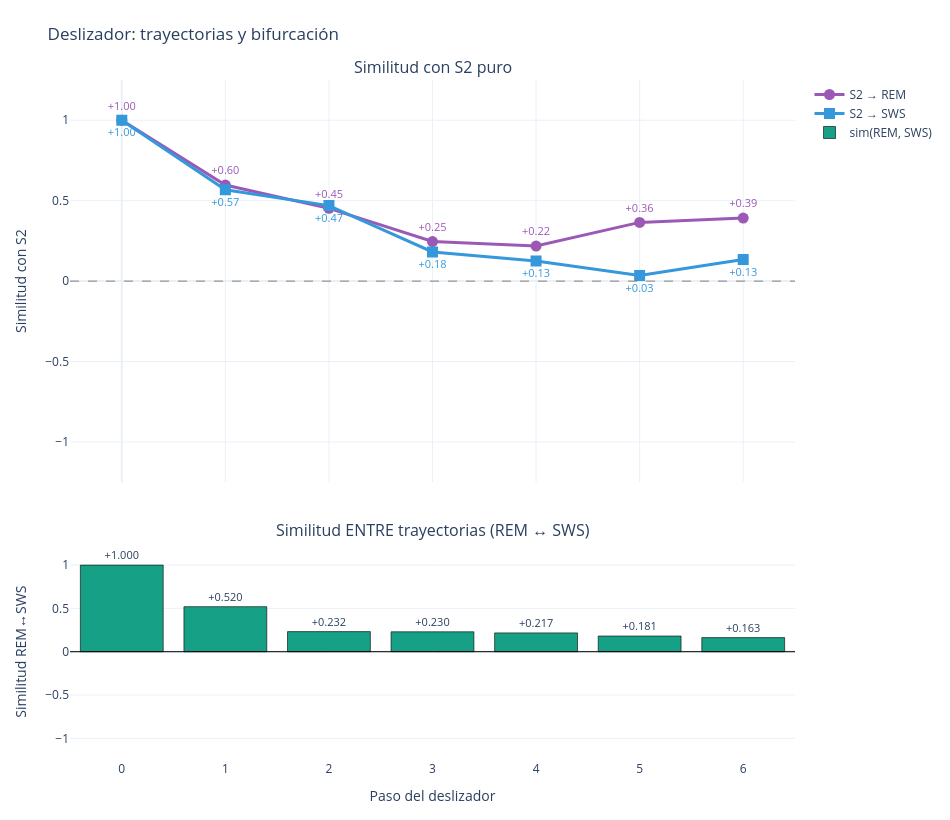

Here is the notebook cell this chart was saved with:
### Code cell
# Versión interactiva (Plotly): scatter arriba, BARRAS (teal) abajo
from plotly.subplots import make_subplots

COLOR_BAR_POS = '#16A085'
COLOR_BAR_NEG = '#C0392B'

fig = make_subplots(rows=2, cols=1, shared_xaxes=True, vertical_spacing=0.09,
                    subplot_titles=('Similitud con S2 puro',
                                    'Similitud ENTRE trayectorias (REM ↔ SWS)'),
                    row_heights=[0.65, 0.35])

fig.add_trace(go.Scatter(x=pasos, y=sim_origen_rem, mode='lines+markers+text',
                         name='S2 → REM', line=dict(color=COLOR_REM, width=3),
                         marker=dict(size=11),
                         text=[f'{v:+.2f}' for v in sim_origen_rem],
                         textposition='top center',
                         textfont=dict(color=COLOR_REM, size=11),
                         customdata=[token_a_str(t) for t in trayectoria_rem],
                         hovertemplate='%{customdata}<br>sim=%{y:.4f}<extra></extra>'),
              row=1, col=1)
fig.add_trace(go.Scatter(x=pasos, y=sim_origen_sws, mode='lines+markers+text',
                         name='S2 → SWS', line=dict(color=COLOR_SWS, width=3),
                         marker=dict(size=11, symbol='square'),
                         text=[f'{v:+.2f}' for v in sim_origen_sws],
                         textposition='bottom center',
                         textfont=dict(color=COLOR_SWS, size=11),
                         customdata=[token_a_str(t) for t in trayectoria_sws],
                         hovertemplate='%{customdata}<br>sim=%{y:.4f}<extra></extra>'),
              row=1, col=1)
fig.add_hline(y=0, line=dict(color='gray', dash='dash', width=1), row=1, col=1)

colores_barras = [COLOR_BAR_POS if v >= 0 else COLOR_BAR_NEG for v in sim_entre_trayectorias]
fig.add_trace(go.Bar(x=pasos, y=sim_entre_trayectorias,
                     name='sim(REM, SWS)',
                     marker=dict(color=colores_barras, line=dict(color='black', width=0.6)),
                     text=[f'{v:+.3f}' for v in sim_entre_trayectorias],
                     textposition='outside',
                     textfont=dict(size=11),
                     cliponaxis=False,
                     hovertemplate='paso %{x}<br>sim=%{y:.4f}<extra></extra>'),
              row=2, col=1)
fig.add_hline(y=0, line=dict(color='black', width=1), row=2, col=1)

fig.update_xaxes(title_text='Paso del deslizador', row=2, col=1, tickmode='array', tickvals=pasos)
fig.update_yaxes(title_text='Similitud con S2', row=1, col=1, range=[-1.25, 1.25])
fig.update_yaxes(title_text='Similitud REM↔SWS', row=2, col=1, range=[-1.25, 1.25])
fig.update_layout(
    title='Deslizador: trayectorias y bifurcación',
    template='plotly_white', height=820, width=950,
    paper_bgcolor='white', plot_bgcolor='white', showlegend=True,
    margin=dict(t=80, b=60, l=70, r=40))
fig.write_html(RUTA_IMG / 'similitud_origen.html')
fig.show()

### Figure 1 — Plotly figure (JSON) as saved in the notebook; plotly's stock layout.template omitted (floating-point values rounded to 4 significant figures)
{"data": [{"customdata": ["2-2-2-2-2-2", "2-2-2-2-2-4", "2-2-2-2-4-4", "2-2-2-4-4-4", "2-2-4-4-4-4", "2-4-4-4-4-4", "4-4-4-4-4-4"], "hovertemplate": "%{customdata}<br>sim=%{y:.4f}<extra></extra>", "line": {"color": "#9B59B6", "width": 3}, "marker": {"size": 11}, "mode": "lines+markers+text", "name": "S2 → REM", "text": ["+1.00", "+0.60", "+0.45", "+0.25", "+0.22", "+0.36", "+0.39"], "textfont": {"color": "#9B59B6", "size": 11}, "textposition": "top center", "type": "scatter", "x": [0, 1, 2, 3, 4, 5, 6], "xaxis": "x", "y": [1.0, 0.597, 0.4521, 0.2459, 0.2181, 0.3648, 0.3918], "yaxis": "y"}, {"customdata": ["2-2-2-2-2-2", "2-2-2-2-2-3", "2-2-2-2-3-3", "2-2-2-3-3-3", "2-2-3-3-3-3", "2-3-3-3-3-3", "3-3-3-3-3-3"], "hovertemplate": "%{customdata}<br>sim=%{y:.4f}<extra></extra>", "line": {"color": "#3498DB", "width": 3}, "marker": {"size": 11, "symbol": "square"}, "mode": "lines+markers+text", "name": "S2 → SWS", "text": ["+1.00", "+0.57", "+0.47", "+0.18", "+0.13", "+0.03", "+0.13"], "textfont": {"color": "#3498DB", "size": 11}, "textposition": "bottom center", "type": "scatter", "x": [0, 1, 2, 3, 4, 5, 6], "xaxis": "x", "y": [1.0, 0.5676, 0.4693, 0.181, 0.1256, 0.03494, 0.1347], "yaxis": "y"}, {"cliponaxis": false, "hovertemplate": "paso %{x}<br>sim=%{y:.4f}<extra></extra>", "marker": {"color": ["#16A085", "#16A085", "#16A085", "#16A085", "#16A085", "#16A085", "#16A085"], "line": {"color": "black", "width": 0.6}}, "name": "sim(REM, SWS)", "text": ["+1.000", "+0.520", "+0.232", "+0.230", "+0.217", "+0.181", "+0.163"], "textfont": {"size": 11}, "textposition": "outside", "type": "bar", "x": [0, 1, 2, 3, 4, 5, 6], "xaxis": "x2", "y": [1.0, 0.5199, 0.232, 0.2299, 0.2174, 0.1811, 0.1628], "yaxis": "y2"}], "layout": {"annotations": [{"font": {"size": 16}, "showarrow": false, "text": "Similitud con S2 puro", "x": 0.5, "xanchor": "center", "xref": "paper", "y": 1.0, "yanchor": "bottom", "yref": "paper"}, {"font": {"size": 16}, "showarrow": false, "text": "Similitud ENTRE trayectorias (REM ↔ SWS)", "x": 0.5, "xanchor": "center", "xref": "paper", "y": 0.3185, "yanchor": "bottom", "yref": "paper"}], "height": 820, "margin": {"b": 60, "l": 70, "r": 40, "t": 80}, "paper_bgcolor": "white", "plot_bgcolor": "white", "shapes": [{"line": {"color": "gray", "dash": "dash", "width": 1}, "type": "line", "x0": 0, "x1": 1, "xref": "x domain", "y0": 0, "y1": 0, "yref": "y"}, {"line": {"color": "black", "width": 1}, "type": "line", "x0": 0, "x1": 1, "xref": "x2 domain", "y0": 0, "y1": 0, "yref": "y2"}], "showlegend": true, "title": {"text": "Deslizador: trayectorias y bifurcación"}, "width": 950, "xaxis": {"anchor": "y", "domain": [0.0, 1.0], "matches": "x2", "showticklabels": false}, "xaxis2": {"anchor": "y2", "domain": [0.0, 1.0], "tickmode": "array", "tickvals": [0, 1, 2, 3, 4, 5, 6], "title": {"text": "Paso del deslizador"}}, "yaxis": {"anchor": "x", "domain": [0.4085, 1.0], "range": [-1.25, 1.25], "title": {"text": "Similitud con S2"}}, "yaxis2": {"anchor": "x2", "domain": [0.0, 0.3185], "range": [-1.25, 1.25], "title": {"text": "Similitud REM↔SWS"}}}}
